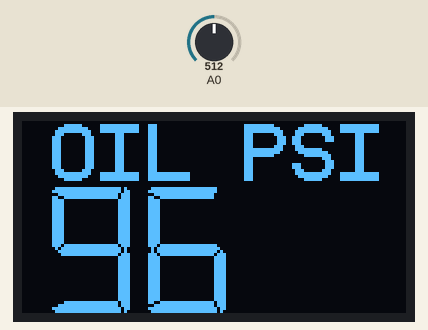
This sketch was run on a simulated Arduino Uno, built with avr-gcc and run on an emulated ATmega328P. Parts: 128×64 one-colour display. The inputs (shaded band) are chosen by the test bench; at power-on: A0 = 512. What the sketch prints to the serial monitor is not drawn.

Above: at 1.8 s.
1.9 s: A0 set to 716
At 3.2 s:
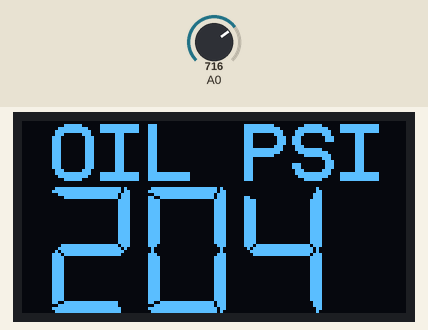
3.7 s: A0 set to 900
At 5.5 s:
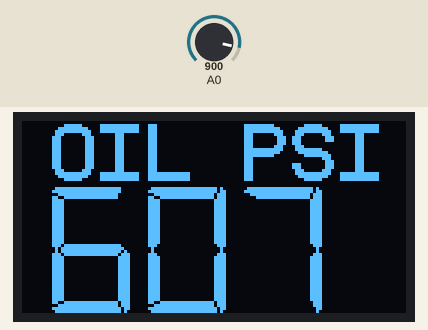
5.8 s: A0 set to 1023
At 7.5 s:
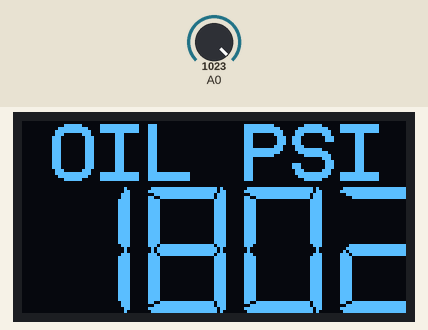
Timing chart, 0 to 9.0 s (numbered marks = the images above; inputs shaded):
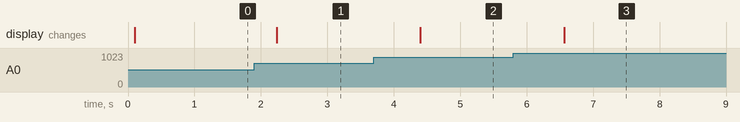

The sketch:

oilPressure.ino
```cpp
#include <U8g2lib.h>
#include <U8x8lib.h>
#include <Arduino.h>
#include <math.h>
#include <SPI.h>
#include <Wire.h>

int oilPressure;
float voltageMeasured = 0;
float voltage5v = 5;
float resistorKnown = 100; // this is the resistor you choose
float resistorUnknown = 0; // oil presure sensor, should be ~0-180 ohms ish
float buffer=0;
int analogVoltage = 115;
U8G2_SSD1306_128X64_NONAME_F_HW_I2C u8g2(U8G2_R0);


void setup(void) {
  u8g2.begin();
  Serial.begin(9600);

}

void loop(void) {
 analogVoltage = analogRead(A0);
 voltageMeasured =5 * (analogVoltage) / 1024.0;

 buffer = voltageMeasured / (voltage5v - voltageMeasured);
 resistorUnknown = resistorKnown * buffer;
Serial.println(resistorUnknown);
 oilPressure = (resistorUnknown / 18) * 14.7 + 14.7;
   u8g2.clearBuffer();
   u8g2.setFont(u8g2_font_profont29_tf);
   u8g2.drawStr(10,20, "OIL PSI");
   u8g2.setFont(u8g2_font_7Segments_26x42_mn);
   u8g2.setCursor(10,64);
   if ( oilPressure < 0){
     u8g2.print(0.00);
   }else{
    u8g2.print(oilPressure);
   }
   u8g2.sendBuffer();
   delay(1000);
}
```

Measured:
- after the input at 1.9 s, the display: changes after 0.34 s (image 1)
- after the input at 3.7 s, the display: changes after 0.70 s (image 2)
- after the input at 5.8 s, the display: changes after 0.77 s (image 3)
